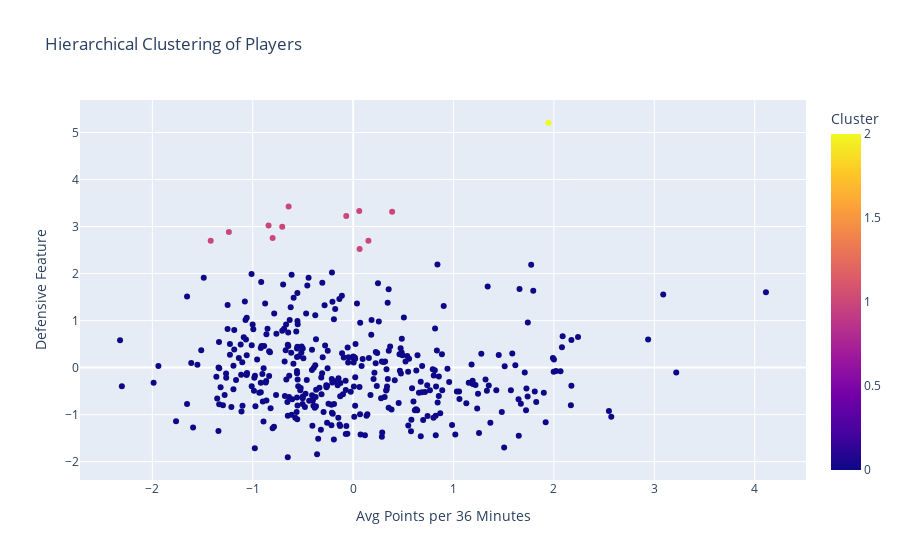

The code cell stored with this chart in its notebook:
### Code cell
fig = px.scatter(
    df,
    x='avg36pts',
    y='defense_features',
    color='Cluster',  
    hover_data={'Player': True, 'avg36pts': True, 'defense_features': True, 'Cluster': True},
    title='Hierarchical Clustering of Players',
    labels={'avg36pts': 'Avg Points per 36 Minutes', 'defense_features': 'Defensive Feature'}
)


fig.show()

### Figure 1 — Plotly figure (JSON) as saved in the notebook; plotly's stock layout.template omitted (floating-point values rounded to 4 significant figures; data arrays with more than 128 entries replaced by an {"elided": "..."} marker saying what was removed)
{"data": [{"customdata": {"elided": "386x2 mixed values"}, "hovertemplate": "Avg Points per 36 Minutes=%{x}<br>Defensive Feature=%{y}<br>Player=%{customdata[0]}<br>Cluster=%{marker.color}<extra></extra>", "legendgroup": "", "marker": {"color": {"elided": "386 int values"}, "coloraxis": "coloraxis", "symbol": "circle"}, "mode": "markers", "name": "", "orientation": "v", "showlegend": false, "type": "scatter", "x": {"elided": "386 float values"}, "xaxis": "x", "y": {"elided": "386 float values"}, "yaxis": "y"}], "layout": {"coloraxis": {"colorbar": {"title": {"text": "Cluster"}}, "colorscale": [[0, "#0d0887"], [0.1111, "#46039f"], [0.2222, "#7201a8"], [0.3333, "#9c179e"], [0.4444, "#bd3786"], [0.5556, "#d8576b"], [0.6667, "#ed7953"], [0.7778, "#fb9f3a"], [0.8889, "#fdca26"], [1, "#f0f921"]]}, "legend": {"tracegroupgap": 0}, "title": {"text": "Hierarchical Clustering of Players"}, "xaxis": {"anchor": "y", "domain": [0, 1], "title": {"text": "Avg Points per 36 Minutes"}}, "yaxis": {"anchor": "x", "domain": [0, 1], "title": {"text": "Defensive Feature"}}}}
